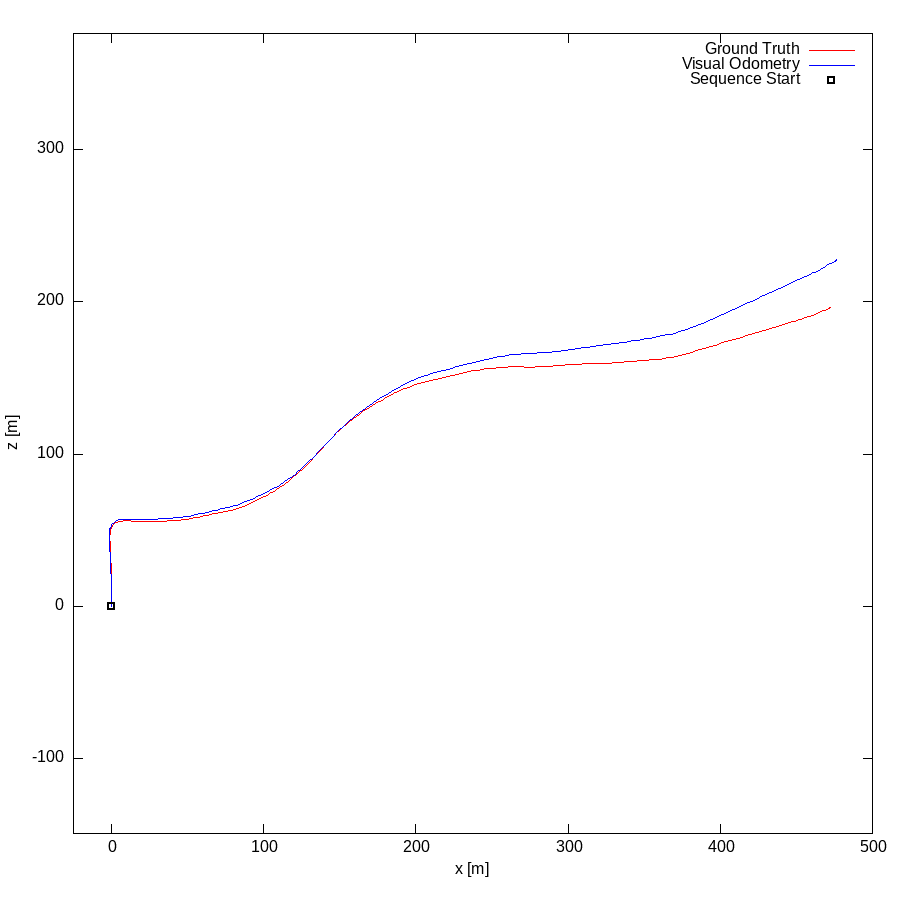

Write gnuplot code to recreate this figure.
set term postscript eps enhanced color
set output "03.eps"
set size ratio -1
set xrange [-25:500]
set yrange [-149:376]
set xlabel "x [m]"
set ylabel "z [m]"
plot "03.txt" using 1:2 lc rgb "#FF0000" title 'Ground Truth' w lines,"03.txt" using 3:4 lc rgb "#0000FF" title 'Visual Odometry' w lines,"< head -1 03.txt" using 1:2 lc rgb "#000000" pt 4 ps 1 lw 2 title 'Sequence Start' w points
